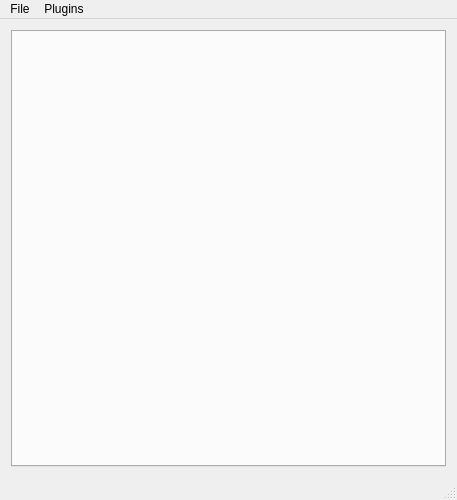
<?xml version="1.0" encoding="UTF-8"?>
<ui version="4.0">
 <class>MainWindow</class>
 <widget class="QMainWindow" name="MainWindow">
  <property name="geometry">
   <rect>
    <x>0</x>
    <y>0</y>
    <width>457</width>
    <height>500</height>
   </rect>
  </property>
  <property name="windowTitle">
   <string>MainWindow</string>
  </property>
  <widget class="QWidget" name="centralWidget">
   <layout class="QVBoxLayout" name="verticalLayout">
    <item>
     <widget class="QTabWidget" name="viewTabs">
      <property name="currentIndex">
       <number>-1</number>
      </property>
     </widget>
    </item>
   </layout>
  </widget>
  <widget class="QMenuBar" name="menuBar">
   <property name="geometry">
    <rect>
     <x>0</x>
     <y>0</y>
     <width>457</width>
     <height>30</height>
    </rect>
   </property>
   <widget class="QMenu" name="menuPlugins">
    <property name="title">
     <string>Plugins</string>
    </property>
    <addaction name="separator"/>
    <addaction name="actionPluginsManage"/>
   </widget>
   <widget class="QMenu" name="menuFile">
    <property name="title">
     <string>File</string>
    </property>
    <addaction name="separator"/>
    <addaction name="actionSettings"/>
    <addaction name="separator"/>
    <addaction name="actionExit"/>
   </widget>
   <addaction name="menuFile"/>
   <addaction name="menuPlugins"/>
  </widget>
  <widget class="QStatusBar" name="statusBar"/>
  <action name="actionPluginsManage">
   <property name="text">
    <string>Manage...</string>
   </property>
  </action>
  <action name="actionExit">
   <property name="text">
    <string>Exit</string>
   </property>
  </action>
  <action name="actionSettings">
   <property name="text">
    <string>Settings</string>
   </property>
  </action>
 </widget>
 <layoutdefault spacing="6" margin="11"/>
 <resources/>
 <connections/>
</ui>
